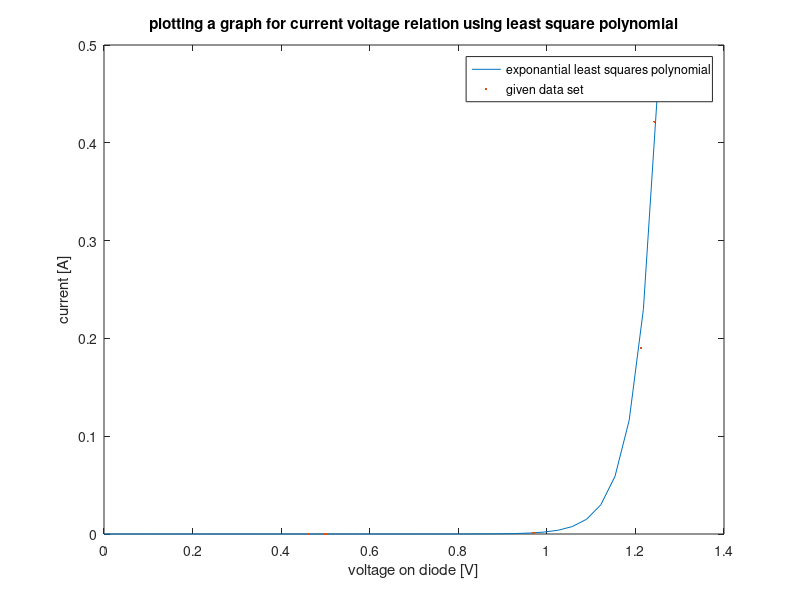
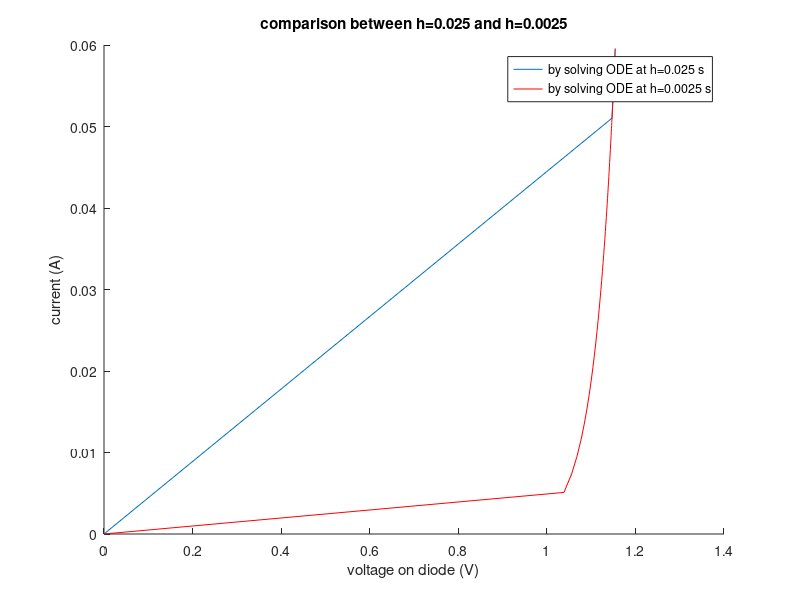
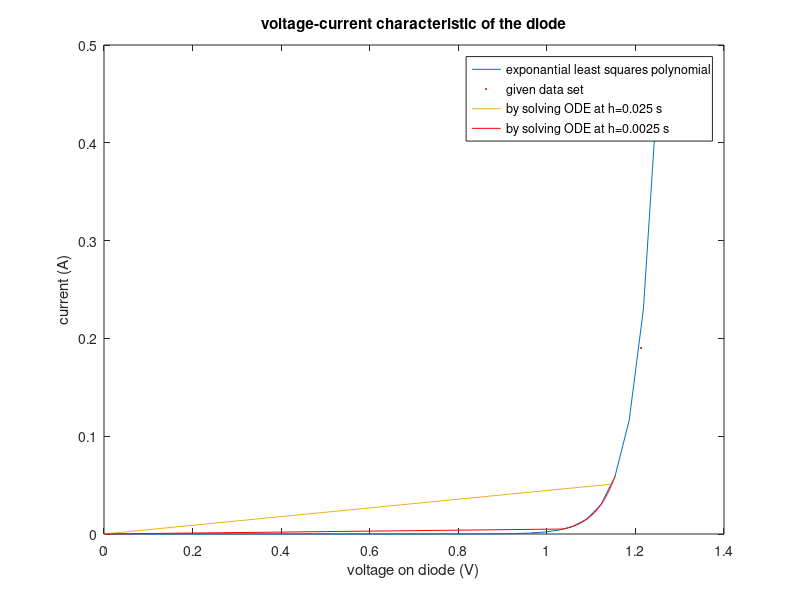
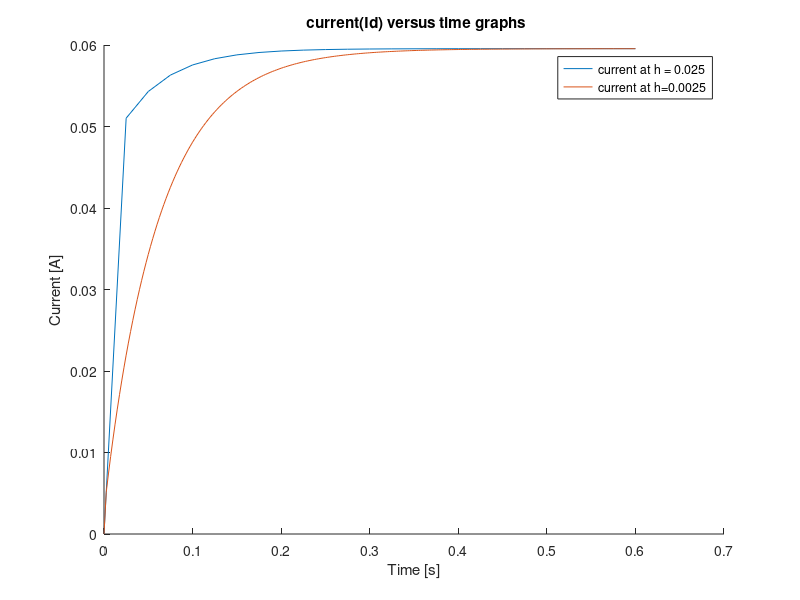

MATLAB code for these plots, in order:
clear all;clc;
load fprdata.dat
%% fitting the exponential least squares polynomial
%ln(y)=ln(b)+ax
m=5;
%sum of x
sum_x=0;
for i=1:m
   sum_x = sum_x + fprdata(i,1); 
end

% %sum 0f y
% sum_y=0;
% for i=1:m
%    sum_y = sum_y + fprdata(i,2);  
% end

%sum of ln(y)
sum_lny=0;
for i=1:m
   sum_lny = sum_lny + log(fprdata(i,2)); 
end

%sum 0f x^2
sum_x2=0;
for i=1:m
   sum_x2 = sum_x2 + fprdata(i,1)^2; 
end

%sum of x*ln(y)
sum_xlny=0;
for i=1:m
   sum_xlny = sum_xlny + fprdata(i,1)*log(fprdata(i,2)); 
end

a=((m*sum_xlny)-(sum_x*sum_lny))/(m*sum_x2-sum_x^2);

lnb=((sum_x2*sum_lny)-(sum_xlny*sum_x))/(m*sum_x2-sum_x^2);
b = exp(lnb);

Id_function = @(x) b * exp(a * x);
as=linspace(0,1.25,40);
 plot(as,Id_function(as));
hold on;
plot(fprdata(:,1),fprdata(:,2),".");
xlabel("voltage on diode [V]");
ylabel("current [A]");
legend("exponantial least squares polynomial","given data set");
title("plotting a graph for current voltage relation using least square polynomial");

%finding error values
   fprintf("acutal current      current by least squares method         error\n");
for i=1:5
   error=abs(fprdata(i,2)-Id_function(fprdata(i,1)))/fprdata(i,2); 
   fprintf("%15.15f \t %15.15f \t \t %15.15f\n",fprdata(i,2),Id_function(fprdata(i,1)),error);
end


%% finding current and voltages
Vs=2;
R=14.2;
L=0.98;
h=0.025;


V1(1)=0;
Id(1)=0;
Vd(1)=0;


for i=1:0.6/h
    Id(i+1) = Id(i) + h * ( Vs - V1(i) - Vd(i) ) / L;
    Vd(i+1) = log(Id(i+1)/b)/a;
    V1(i+1) = Id(i+1)*R;
end



%Vs=V1+V2+Vd
%V2=Vs-V1-Vd
for i=1:(0.6/h)+1 %adding plus 1 because since we use i+1 notation at other variables its length must be same with them
V2(i)=Vs - V1(i )- Vd(i);
end

h=0.0025;

V1_2(1)=0;
Id_2(1)=0;
Vd_2(1)=0;

for i=1:0.600/h
    Id_2(i+1) = Id_2(i) + h * ( Vs - V1_2(i) - Vd_2(i) ) / L;
    Vd_2(i+1) = log(Id_2(i+1)/b)/a;
    V1_2(i+1) = Id_2(i+1)*R;
end


%Vs=V1+V2+Vd
%V2=Vs-V1-Vd
for i=1:(0.6/h)+1 %adding plus 1 because since we use i+1 notation at other variables its length must be same with them
V2_2(i)=Vs - V1_2(i) - Vd_2(i);
end

figure;
hold on;
plot(Vd,Id);
plot(Vd_2,Id_2,"-r");
xlabel("voltage on diode (V)");
ylabel("current (A)");
legend("by solving ODE at h=0.025 s","by solving ODE at h=0.0025 s");
title("comparison between h=0.025 and h=0.0025");
hold off;

figure;
plot(as,Id_function(as));
hold on;
plot(fprdata(:,1),fprdata(:,2),".");
plot(Vd,Id);
plot(Vd_2,Id_2,"-r");
xlabel("voltage on diode (V)");
ylabel("current (A)");
legend("exponantial least squares polynomial","given data set","by solving ODE at h=0.025 s","by solving ODE at h=0.0025 s");
title("voltage-current characteristic of the diode");
%creating time arrays for plotting graphs versus time
time_1(1)=0;
time_2(1)=0;

for i=1:0.6/0.025
   time_1(i+1)= time_1(i) + 0.025;
end

for i=1:0.6/0.0025
   time_2(i+1)=time_2(i) + 0.0025; 
end
%plotting current graph
figure;
title(" current(Id) versus time graphs");
hold on;
plot(time_1,Id);
plot(time_2,Id_2);
hold off;
legend("current at h = 0.025","current at h=0.0025");
xlabel("Time [s]");
ylabel("Current [A]");
%plotting Vd graph
figure;
title(" voltage on the diode(Vd) versus time graphs");
hold on;
plot(time_1,Vd);
plot(time_2,Vd_2);
hold off;
legend("Vd at h = 0.025","Vd at h=0.0025");
xlabel("Time [s]");
ylabel("voltage on the diode [V]");
%plotting V1 vs time graph
figure;
title("voltage on the resistor(V1) versus time graphs");
hold on;
plot(time_1,V1);
plot(time_2,V1_2);
xlabel("Time [s]");
ylabel("voltage on the resistor [V]");
hold off;
legend("V1 at h = 0.025","V1 at h=0.0025");
%plotting V2 vs time graphs
figure;
title("voltage on the inductor(V2) versus time graphs");
hold on;
plot(time_1,V2);
plot(time_2,V2_2);
hold off;
legend("V2 at h = 0.025","V2 at h=0.0025");
xlabel("Time [s]");
ylabel("voltage on the inductor [V]");

